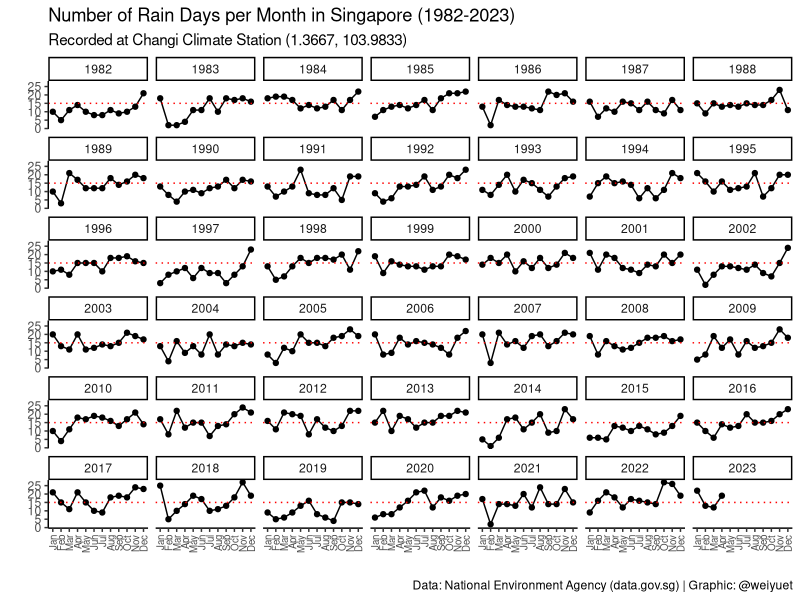
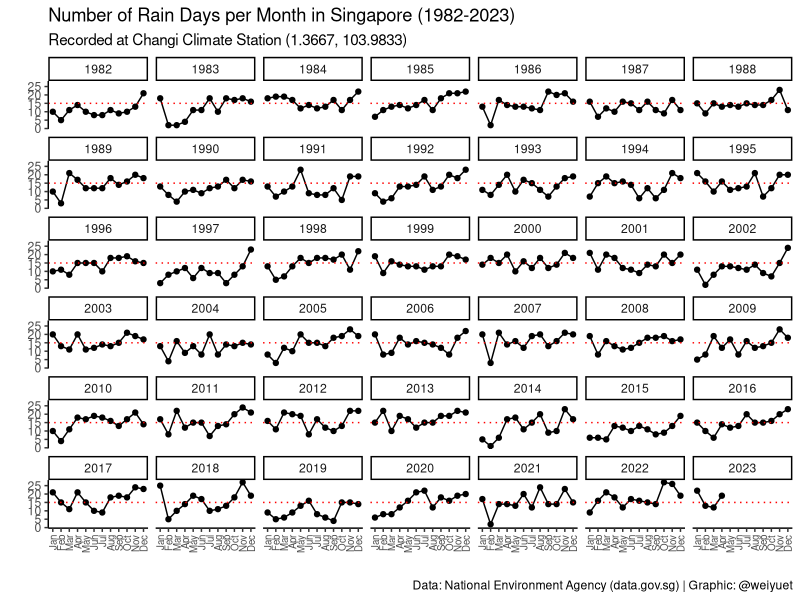

These charts were generated, in order, by the following R code:
########################################
# Rainfall Number of Rain Days Monthly #
########################################

#### Setup ####
library(tidyverse)
library(glue)

#### Load Data ####
number_of_rain_days_monthly <- read_csv("data/rainfall-monthly-number-of-rain-days/rainfall-monthly-number-of-rain-days.csv")

#### Wrangle ####
# Separate year and month
number_of_rain_days_monthly <- number_of_rain_days_monthly %>% 
  separate(month, c("year", "month"))

# Convert year and month into numeric
number_of_rain_days_monthly <- number_of_rain_days_monthly %>% 
  mutate(year = as.numeric(year),
         month = as.numeric(month))

#### Visualize ####
# How many rain days are there in a month?
number_of_rain_days_monthly %>%
  ggplot(aes(x = month,
             y = no_of_rainy_days)) +
  geom_point() +
  geom_line() +
  geom_hline(yintercept = 15,
             linetype = "dotted",
             colour = "red") +
  facet_wrap(vars(year)) +
  scale_x_continuous(breaks = 1:12,
                     labels = month.abb[1:12]) +
  scale_y_continuous(breaks = seq(0, 30, 5)) +
  labs(x = "",
       y = "",
       title = glue("Number of Rain Days per Month in Singapore ({min(number_of_rain_days_monthly$year)}-{max(number_of_rain_days_monthly$year)})"),
       subtitle = "Recorded at Changi Climate Station (1.3667, 103.9833)",
       caption = "Data: National Environment Agency (data.gov.sg) | Graphic: @weiyuet") +
  theme_classic() +
  theme(axis.text.x = element_text(angle = 90,
                                   vjust = 0.5,
                                   hjust = 1,
                                   size = 7))

#### Save Image ####
ggsave("figures/number-of-rain-days-monthly.png",
       width = 8,
       height = 8)